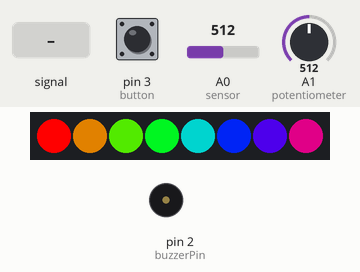
A sketch run on a simulated Arduino Uno, built with avr-gcc and run on an emulated ATmega328P. Parts: 8 RGB LEDs in strip order, left to right, buzzer (waves = sounding). Inputs (shaded band) come from the test bench; at power-on: A1 (potentiometer) = 512, A0 (sensor) = 512, pin 3 (button) HIGH. Dim RGB values are drawn brighter than linear; random numbers use the default seed unless the sketch sets one.

Above: at 6.4 s.
6.5 s: A0 (sensor) fed a 2 Hz sine of ±306 counts around its level
At 6.63 s:
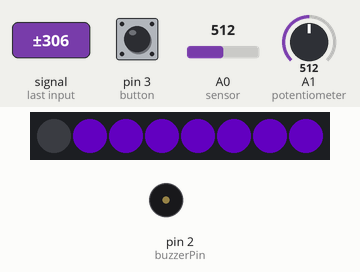
8.7 s: A1 (potentiometer) set to 640
At 10.15 s:
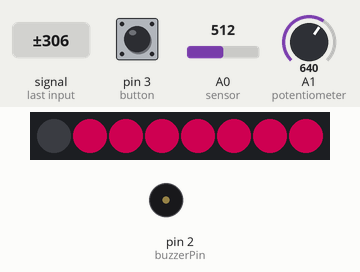
11.7 s: A0 (sensor) fed a 50 Hz sine of ±306 counts around its level
14.7 s: A0 (sensor) set to 640
16.2 s: A0 (sensor) fed a 200 Hz sine of ±81 counts around its level
At 17.6 s:
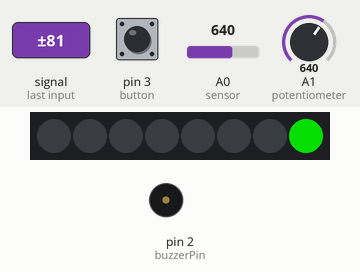
19.2 s: pin 3 (button) pulled LOW for 0.15 s
At 20.5 s:
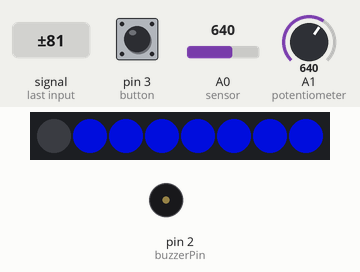
Timing chart, 0 to 21.9 s (numbered marks = the images above; inputs shaded):
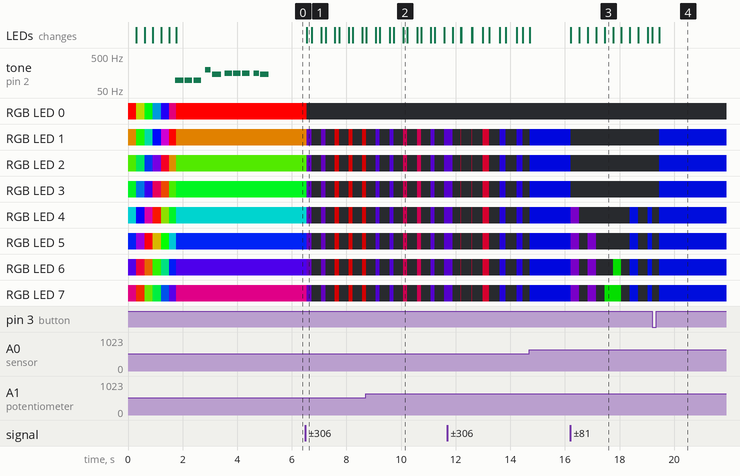

Measured:
- after the input at 6.5 s, RGB LED 0: RGB(255, 0, 0) → off at once; RGB LED 1: RGB(162, 93, 0) → RGB(43, 0, 84) at once, → off 0.18 s later, → RGB(43, 0, 84) 0.35 s later, → off 0.16 s later, … (9 changes in this stretch)
- after the input at 16.2 s, RGB LED 1, RGB LED 2: RGB(0, 5, 153) → off at once

The sketch:

EP1000_Musical_Reactive_Light_Box_by_Lim_V_An.ino
```cpp
#include <Adafruit_NeoPixel.h>
#ifdef AVR
#include <avr/power.h>
#endif

int outputValue=0;
int rememberOutputValue;
int randNumber; // random number to generate random RGB colours on neopixel
int counter = 0; //counter initialised to 0
int loopCounter = 0; // loopcounter initialised to 0
int brightness=0; // potentiometer for brightness initialised to 0
int value = 50; // initialising neopixel brightness value

const int buzzerPin = 2;    // initialising buzzer connected to pin 2
const int songLength = 24;  // number of notes of startup song is set


// Notes is an array of text characters corresponding to the notes in the startup song. A space represents a rest (no tone)

char notes[songLength] = {
  'g', 'g',' ', 'g',' ', 'g',' ', ' ', 'G',' ','D', 'D', ' ', 's', ' ','s',' ', 's',' ', ' ', 's',' ', 'D', ' '};

// beats[] is an array of values for each note. A "1" represents a quarter-note,
// "2" a half-note, and "4" a quarter-note.
// rests (spaces) have a length as well.

double beats[songLength] = {
  0.25, 2.75, 0.25, 2.75, 0.25, 2.75, 0.25, 1.0, 2.0, 0.25, 0.3, 3.0, 1.0, 2.75, 0.25, 2.75, 0.25, 2.75, 0.25, 1.0, 2.0, 0.25, 3.0, 1.0};

int tempo = 100;  // The tempo sets the song BPM (beats per second).


#define PIN            6 // Arduino pin number
#define NUMPIXELS      8 // number of pixels in strip

// Parameter 3 = pixel type flags, added together:
// NEO_KHZ800  800 KHz bitstream (most NeoPixel products w/WS2812 LEDs)
// NEO_GRB     Pixels are wired for GRB bitstream (most NeoPixel products)
Adafruit_NeoPixel pixels = Adafruit_NeoPixel(NUMPIXELS, PIN, NEO_GRB + NEO_KHZ800);

int buttonpressed = 0;  // initialising the button to be not pressed
const int button = 3;  // push button is connected to digital pin 3


void setup() {

  pinMode(buzzerPin, OUTPUT);  // sets the  buzzer pin as an OUTPUT
  pinMode(button, INPUT_PULLUP);  // sets the button as an input while turning on the pull-up resistor

  // setup code here runs once:
  pixels.begin();  // INITIALIZE NeoPixel strip object
  pixels.show();  // Send the updated pixel colors to the hardware

  startup_animation();  //runs the startup song and light animation

  randomSeed(analogRead(0));
  Serial.begin(115200);

}

// A value 0 to 255 is inputed to get a color value.
// The colours are a transition r - g - b - back to r.
uint32_t Wheel(byte WheelPos) {
  WheelPos = 255 - WheelPos;
  if(WheelPos < 85) {
    return pixels.Color(255 - WheelPos * 3, 0, WheelPos * 3,0);
  }
  if(WheelPos < 170) {
    WheelPos -= 85;
    return pixels.Color(0, WheelPos * 3, 255 - WheelPos * 3,0);
  }
  WheelPos -= 170;
  return pixels.Color(WheelPos * 3, 255 - WheelPos * 3, 0,0);
}


void loop() {
// main code here runs repeatedly:

 lights_show();  // runs the lights_show function
 }

 void lights_show(){  // main function; for the neopixel lighting display

 brightness = analogRead (A1);  //the potentiometer analog value is brightness data read from analog pin 1
 value = map(brightness, 0, 1024, 0, 255);  // maps the brightness data from one range to another
  //Function prototype: map(value, fromLow, fromHigh, toLow, toHigh)
  //parameters:
  //value: data to be mapped
  //fromLow: lower limit of the current range
  //formHigh: upper limit of the current range
  //toLow: lower limit of the target range
  //toHigh: upper limit of the target range

  pixels.setBrightness(value);  // sets the neopixels brightness value as the remapped data from above
   int sensorValue;  //initialising the sound sensor data
   counter = 0;  //initialising counter to 0

   if (digitalRead(button) == LOW) //button is pressed AND this is the first digitalRead() that the button is pressed
  {
    while (digitalRead(button) == LOW)
    {
      // do nothing if button has not been pressed
    }
    delay(100);  // 0.1 second delay to "de-bounce" the circuit
    buttonpressed = buttonpressed + 1;  //declaring the buttonpressed value as itself with an increase of 1 per time of button pressed
    //if button is pressed more than 3 times, buttonpressed value is brought back to 0 to restart the increment of times of button pressed
    if (buttonpressed > 3)
    {
      buttonpressed = 0;
    }
  }

    //Serial.println(buttonpressed);  // uncomment for debuggin of push button
  if (buttonpressed == 0)
  // if button is not pressed (light mode 1 [default]: normal sound sensitivity [light blinks/changes color when mid-volume sound is detected;
  //will not work if sound is too soft])
  {
  for (int i=0; i < 100; i++){
    sensorValue = analogRead(A0);   // sensorValue is the analog data read from pin 0 connected to sound sensor module(s)
    if(sensorValue > 630) counter++;  // increments the counter if sound sensor reads sound above 630 (loudness)
   }

   // Serial.println(sensorValue);  // uncomment for debugging of sound sensor
  if(map(counter, 10, 60, 80, 80) > outputValue)outputValue = map(counter, 00, 40, 0, 40);  // maps the counter value from one range to another
  //Function prototype: map(value, fromLow, fromHigh, toLow, toHigh)
  //parameters:
  //value: data to be mapped
  //fromLow: lower limit of the current range
  //formHigh: upper limit of the current range
  //toLow: lower limit of the target range
  //toHigh: upper limit of the target range

  else if(loopCounter %2 == 0)outputValue-=1;

  // specifying a range of 0 - 60 for outputValue
  if(outputValue < 0) outputValue = 0;
  if(outputValue > 60) outputValue = 60;

  if(loopCounter % 100 == 0)randNumber = random(255);  //generates random number from 0 to 255 for the RGB colour value
  loopCounter++;  //increments the loopCounter by 1

 for(int i=0;i<=NUMPIXELS;i++){  // For each pixel in the strip...
    // pixels.setPixelColor() takes RGB values, from 0,0,0 up to 255,255,255
    pixels.setPixelColor(i, pixels.Color(0,0,0, 255));  // Set pixel's color as none
  }
     if(rememberOutputValue != outputValue){
     for(int i=60;i > (60-outputValue) || (outputValue == 20 && i == 0);i--)
     {
     pixels.setPixelColor(i, Wheel((randNumber) & 255));  // Set pixel's color as a random color
     }
     pixels.show();  // Updates pixels to match
     }
  }

  else if (buttonpressed == 1)  // if button is pressed (light mode 2)
    gosoft();  // calls the gosoft() function

  else if (buttonpressed == 2)  // if button is pressed twice (light mode 3)
    gohard();  // calls the gohard() function

  else  // if button is pressed thrice (mode 4)
    goharder();  // calls the goharder() function

 rememberOutputValue = outputValue;  // the pixels color will remain the same when music stops
 }

void gosoft() {
  // function for mode 2: low sound sensitivity (light only blinks/changes color when a relatively louder sound is detected, i.e. the significant parts of a song

   int sensorValue;  //initialising the sound sensor data
   counter = 0;  //initialising counter to 0

  for (int i=0; i < 100; i++){
    sensorValue = analogRead(A0);   // sensorValue is the analog data read from pin 0 connected to sound sensor module(s)
    if(sensorValue > 78) counter++;  // increments the counter if sound sensor reads sound above 78 (loudness)
   }

   // Serial.println(sensorValue);  // uncomment for debugging of sound sensor
    if(map(counter, 10, 60, 80, 80) > outputValue)outputValue = map(counter, 00, 40, 0, 40);  // maps the counter value from one range to another
  //Function prototype: map(value, fromLow, fromHigh, toLow, toHigh)
  //parameters:
  //value: data to be mapped
  //fromLow: lower limit of the current range
  //formHigh: upper limit of the current range
  //toLow: lower limit of the target range
  //toHigh: upper limit of the target range

  else if(loopCounter %2 == 0)outputValue-=1;

  // specifying a range of 0 - 60 for outputValue
  if(outputValue < 0) outputValue = 0;
  if(outputValue > 60) outputValue = 60;

  if(loopCounter % 100 == 0)randNumber = random(255);  //generates random number from 0 to 255 for the RGB colour value
  loopCounter++;  //increments the loopCounter by 1

  for(int i=0;i<=NUMPIXELS;i++){  // For each pixel in the strip...
    // pixels.setPixelColor() takes RGB values, from 0,0,0 up to 255,255,255
    pixels.setPixelColor(i, pixels.Color(0,0,0, 255));  // Set pixel's color as none
  }
   if(rememberOutputValue != outputValue){
  for(int i=60;i > (60-outputValue) || (outputValue == 20 && i == 0);i--)
  {
    pixels.setPixelColor(i, Wheel((randNumber) & 255));  // Set pixel's color as a random color
    }
     pixels.show();  // Updates pixels to match
    }
}

 void gohard(){
 // function for mode 3: dimming light mode (light dies down when sound is detected and lits back up in a sine wave-like fashion altogether when sound trails off)

   int sensorValue;  //initialising the sound sensor data
   counter = 0;  //initialising counter to 0

  for (int i=0; i < 100; i++){
    sensorValue = analogRead(A0);   // sensorValue is the analog data read from pin 0 connected to sound sensor module(s)
    if(sensorValue > 420) counter++;  // increments the counter if sound sensor reads sound above 78 (loudness)
   }

    // Serial.println(sensorValue);  // uncomment for debugging of sound sensor
  if(map(counter, 10, 60, 80, 80) > outputValue)outputValue = map(counter, 00, 40, 0, 40);  // maps the counter value from one range to another
  //Function prototype: map(value, fromLow, fromHigh, toLow, toHigh)
  //parameters:
  //value: data to be mapped
  //fromLow: lower limit of the current range
  //formHigh: upper limit of the current range
  //toLow: lower limit of the target range
  //toHigh: upper limit of the target range

  else if(loopCounter %2 == 0)outputValue-=1;

  // specifying a range of 0 - 60 for outputValue
  if(outputValue < 0) outputValue = 0;
  if(outputValue > 60) outputValue = 60;

  if(loopCounter % 100 == 0)randNumber = random(255);  //generates random number from 0 to 255 for the RGB colour value
  loopCounter++;  //increments the loopCounter by 1

 for(int i=0;i<=NUMPIXELS;i++){  // For each pixel in the strip...
    // pixels.setPixelColor() takes RGB values, from 0,0,0 up to 255,255,255
    pixels.setPixelColor(i, pixels.Color(0,0,0, 255));  // Set pixel's color as none
  }

     if(rememberOutputValue != outputValue){
     for(int i=60;i > (60-outputValue) || (outputValue == 20 && i == 0);i--){
     for(int j=0; j<256; j++)  // cycle all 256 colors in the wheel
     {
     pixels.setPixelColor(i, Wheel((randNumber + j) & 255));
     }
     }
     pixels.show();  // Updates pixels to match
     }
}

void goharder(){  // function for mode 4: lightning flash mode (light stays off but flashes on when loud sound is detected)

   int sensorValue;  //initialising the sound sensor data
   counter = 0;  //initialising counter to 0

   for (int i=0; i < 100; i++){
    sensorValue = analogRead(A0);   // sensorValue is the analog data read from pin 0 connected to sound sensor module(s)
    if(sensorValue > 630) counter++;  // increments the counter if sound sensor reads sound above 630 (loudness)
   }

  // Serial.println(sensorValue);  // uncomment for debugging of sound sensor
 if(map(counter, 10, 60, 80, 80) > outputValue)outputValue = map(counter, 00, 40, 0, 40);  // maps the counter value from one range to another
  //Function prototype: map(value, fromLow, fromHigh, toLow, toHigh)
  //parameters:
  //value: data to be mapped
  //fromLow: lower limit of the current range
  //formHigh: upper limit of the current range
  //toLow: lower limit of the target range
  //toHigh: upper limit of the target range

  else if(loopCounter %2 == 0)outputValue-=1;

  // specifying a range of 0 - 60 for outputValue
  if(outputValue < 0) outputValue = 0;
  if(outputValue > 60) outputValue = 60;

  if(loopCounter % 100 == 0)randNumber = random(255);  //generates random number from 0 to 255 for the RGB colour value
  loopCounter++;  //increments the loopCounter by 1

  for(int i=0;i<=NUMPIXELS;i++){  // For each pixel in the strip...
    // pixels.setPixelColor() takes RGB values, from 0,0,0 up to 255,255,255
    pixels.setPixelColor(i, pixels.Color(0,0,0, 255));  // Set pixel's color as none
  }

    if(rememberOutputValue != outputValue){
    for(int i=60;i > (60-outputValue) || (outputValue == 20 && i == 0);i--)
    {
    pixels.setPixelColor(i, Wheel((randNumber) & 255));  // Set pixel's color as a random color
    }
     pixels.show();  // Updates pixels to match
    }
}

int frequency(char note)
{
  int i;
  const int numNotes = 4;  // number of notes we're storing
  char names[numNotes] = {
   'g', 'G', 'D', 's'   };
  double frequencies[numNotes] = {
    97.99886, 195.9977, 146.8324, 155.5635  };

  // Now we'll search through the letters in the array, and if
  // we find it, we'll return the frequency for that note.

  for (i = 0; i < numNotes; i++)  // Step through the notes
  {
    if (names[i] == note)         // Is this the one?
    {
      return(frequencies[i]);     // Yes! Return the frequency and exit function.
    }
  }
  return(0);  // We looked through everything and didn't find it,
  // but we still need to return a value, so return 0.
}

void startup_animation(){  // funnction for startup song and light display

  uint16_t i, j;
  for(j=0; j<256; j++) { // 5 cycles of all colors on wheel
    for(i=0; i< pixels.numPixels(); i++) {
      pixels.setPixelColor(i, Wheel(((i * 256 / pixels.numPixels()) + j) & 255));
    }
    pixels.show();
    delay(6);
  }

 int x, duration;

  for (x = 0; x < songLength; x++) // for loop is used to index through the arrays
  {
    duration = beats[x] * tempo;  // length of note/rest in ms

    if (notes[x] == ' ')          // is this a rest?
      delay(duration);            // then pause for a moment
    else                          // otherwise, play the note
    {
      tone(buzzerPin, frequency(notes[x]), duration);
      delay(duration);            // wait for tone to finish
    }
    delay(tempo/10);              // brief pause between notes
  }
}
```
